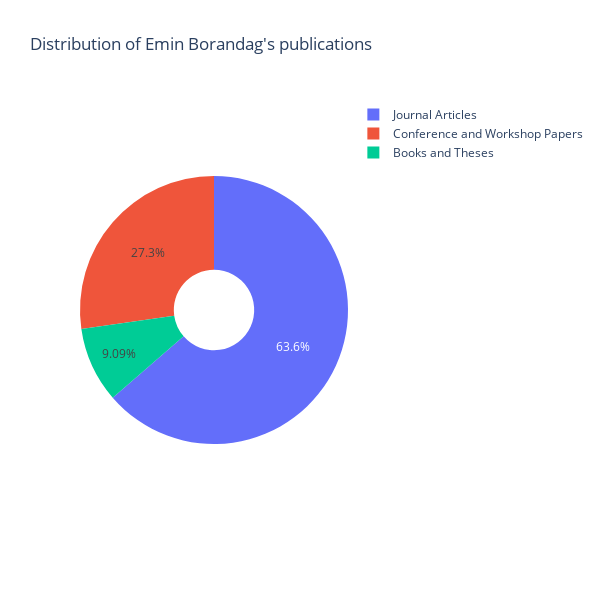

Notebook code for this chart:
### Code cell
e_pie.show()

### Figure 1 — Plotly figure (JSON) as saved in the notebook; plotly's stock layout.template omitted (floating-point values rounded to 4 significant figures)
{"data": [{"hole": 0.3, "labels": ["Books and Theses", "Conference and Workshop Papers", "Journal Articles"], "type": "pie", "values": [1, 3, 7]}], "layout": {"height": 600, "title": {"text": "Distribution of Emin Borandag's publications"}, "width": 600}}
